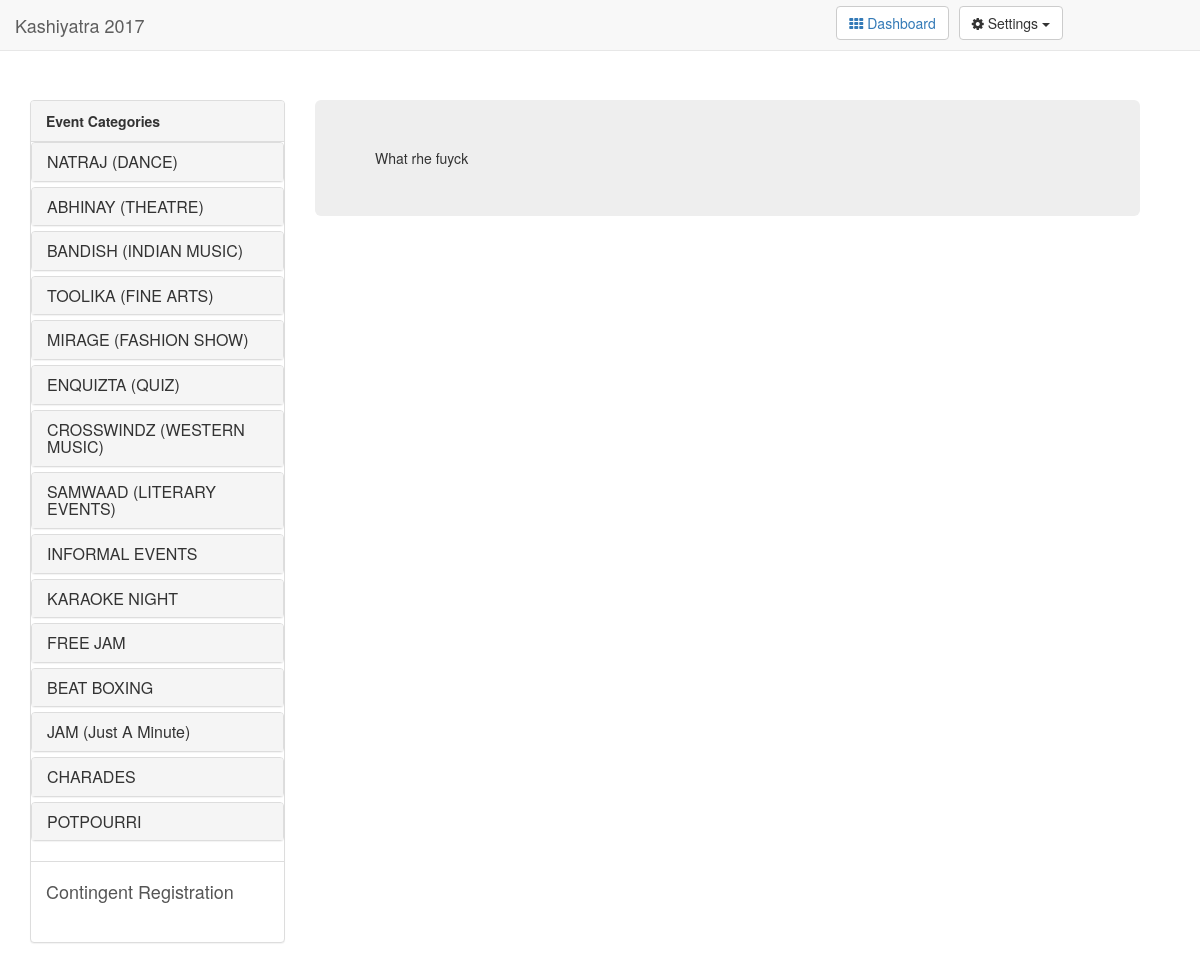
The app's page /events (signed in) with its own data.
### events/models.py (models this page shows, shortened)
class ParentEvent(models.Model):
    parentEventId = models.AutoField(primary_key = True)
    categoryName = models.CharField(max_length = 50)

### events/views.py (the view)
# urls.py: url(r'^events$', eventPage, name= 'events_reg'),
@login_required(login_url = "/form")
def eventPage(request):
    template_name = 'events.html'
    context = {
    'parentEvents' : ParentEvent.objects.all(),
    }
    return render(request, template_name, context)

### KYusers/emailBackend.py (called while the page is built)
  def get_user(self, user_id):
    try:
      return User.objects.get(pk=user_id)
    except User.DoesNotExist:
      return None

### templates/events.html (shortened to what this page needs)
<!DOCTYPE html>
<html lang="en">
    <head>
        <link rel="stylesheet" href="/static/css/bootstrap.css">
        <link rel="stylesheet" href="/static/css/font-awesome.min.css">
    </head>
  <body>
    <div class="row" style="width:100%;">
      <div class="container">
    <nav id="accordion1" class="navbar navbar-default navbar-fixed-top">
                <div class="navbar-header">
                     <a href="/" class="navbar-brand">Kashiyatra 2017</a>
                </div>
                <div id="navbar" class="navbar-collapse collapse" >
                    <ul class="menu nav navbar-nav pull-right list-inline" style="margin-right:11%;margin-top:0.5%">
                      <li>
                        <button class="btn btn-default" type="button">
                            <a href="/dashboard">
                          <i class="fa fa-th"></i> Dashboard
                        </a>
                      </button>
                      </li>
                            <li>
                              <button class="btn btn-default dropdown-toggle" type="button" id="dropdownMenu1" data-toggle="dropdown" aria-haspopup="true" aria-expanded="true">
                                <i class="fa fa-cog"></i> Settings
                                <span class="caret"></span>
                              </button>
                          </li>
                    </ul>
                </div>
        </nav>
<br><br><br>
 <div class="col-md-3" id="Cat">
   <br><br>
       <div class="panel panel-default" id="task-panel">
         <div class="panel-heading"><strong>Event Categories</strong></div>
           <div class="list-group tasks">
  <div class="panel-group" id="accordion">
    {% for parentevent in parentEvents %}
    <div class="panel panel-default">
      <div class="panel-heading">
        <h4 class="panel-title">
          <a data-toggle="collapse"  data-parent="#accordion" href="#collapse{{forloop.counter}}">{{ parentevent.categoryName }}</a>
        </h4>
      </div>
    </div>
    {% endfor %}
<br>
    <a class="list-group-item " href="/contingent">
      <h4>Contingent Registration</h4>
        </a>
</div>
</div>
  </div>
   </div>
       <div class="col-md-9" id="details-table">
                   <div><br /><br />
                     <div class="jumbotron">
  What rhe fuyck
                     </div>
                   </div>
         </div>
       </div>
 </div>
</body>
</html>

### templates/events.html (style rules this page uses)
a:link { text-decoration: none; }

### records on screen
ParentEvent: categoryName "NATRAJ (DANCE)"
ParentEvent: categoryName "ABHINAY (THEATRE)"
ParentEvent: categoryName "BANDISH (INDIAN MUSIC)"
ParentEvent: categoryName "TOOLIKA (FINE ARTS)"
ParentEvent: categoryName "MIRAGE (FASHION SHOW)"
ParentEvent: categoryName "ENQUIZTA (QUIZ)"
ParentEvent: categoryName "CROSSWINDZ (WESTERN MUSIC)"
ParentEvent: categoryName "SAMWAAD (LITERARY EVENTS)"
ParentEvent: categoryName "INFORMAL EVENTS"
ParentEvent: categoryName "KARAOKE NIGHT"
ParentEvent: categoryName "FREE JAM"
ParentEvent: categoryName "BEAT BOXING"
ParentEvent: categoryName "JAM (Just A Minute)"
ParentEvent: categoryName "CHARADES"
ParentEvent: categoryName "POTPOURRI"
